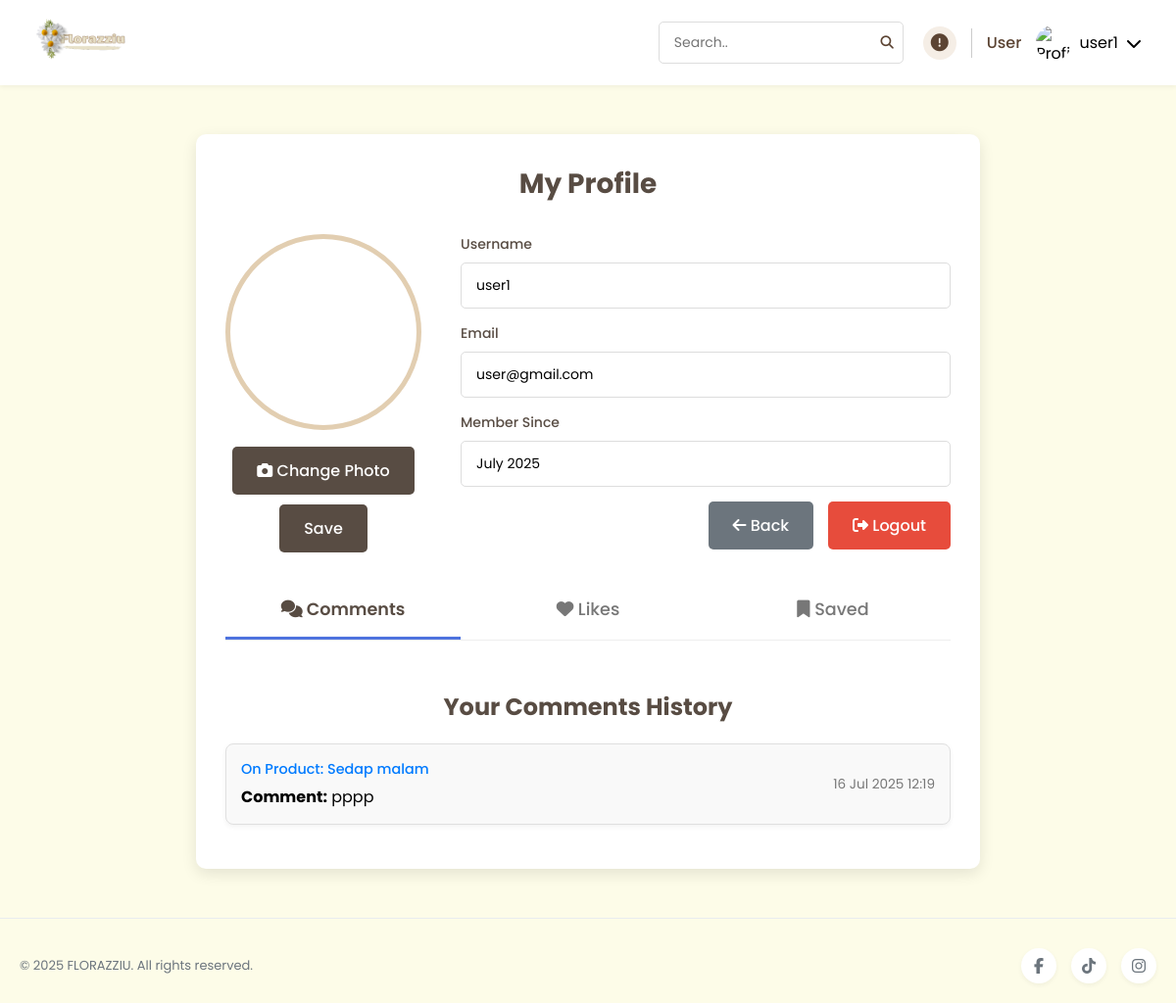
The page /flower_shop/users/profile.php (signed in) on the database its author committed.
### tables this page shows
CREATE TABLE `users` (
  `id` int(11) NOT NULL,
  `username` varchar(50) NOT NULL,
  `password` varchar(255) NOT NULL,
  `email` varchar(100) NOT NULL,
  `full_name` varchar(100) DEFAULT NULL,
  `profile_picture` varchar(255) DEFAULT NULL,
  `created_at` timestamp NOT NULL DEFAULT current_timestamp(),
  `updated_at` timestamp NOT NULL DEFAULT current_timestamp() ON UPDATE current_timestamp(),
  `role` enum('user','admin') DEFAULT 'user',
  `is_verified` tinyint(1) DEFAULT 0
);

CREATE TABLE `comments` (
  `id` int(11) NOT NULL,
  `product_id` int(11) NOT NULL,
  `user_id` int(11) NOT NULL,
  `comment` text NOT NULL,
  `rating` tinyint(1) DEFAULT NULL,
  `created_at` timestamp NOT NULL DEFAULT current_timestamp(),
  `updated_at` timestamp NOT NULL DEFAULT current_timestamp() ON UPDATE current_timestamp(),
  `username` varchar(255) NOT NULL
);

CREATE TABLE `products` (
  `id` int(11) NOT NULL,
  `name` varchar(255) NOT NULL,
  `color` varchar(50) NOT NULL,
  `price` decimal(10,2) NOT NULL,
  `description` text DEFAULT NULL,
  `image` varchar(255) NOT NULL,
  `created_at` timestamp NOT NULL DEFAULT current_timestamp(),
  `updated_at` timestamp NOT NULL DEFAULT current_timestamp() ON UPDATE current_timestamp(),
  `category` varchar(50) NOT NULL DEFAULT 'produk',
  `image_path` varchar(255) DEFAULT NULL
);

### flower_shop/users/profile.php (the view, shortened to what this page needs)
<?php
require '../config/database.php';
$stmt = $pdo->prepare("SELECT username, profile_picture, email, created_at FROM users WHERE id = ?");
$stmt->execute([$_SESSION['user_id']]);
$user = $stmt->fetch();
$user_id = $_SESSION['user_id'] ?? 0;
$stmt_comments = $pdo->prepare("
    SELECT c.comment, c.created_at, p.name as product_name, p.id as product_id
    FROM comments c
    JOIN products p ON c.product_id = p.id
    WHERE c.user_id = ?
    ORDER BY c.created_at DESC
");
$stmt_comments->execute([$user_id]);
$user_comments = $stmt_comments->fetchAll(PDO::FETCH_ASSOC);
?>
<!DOCTYPE html>
<html lang="en">
<head>
    <link rel="stylesheet" href="https://cdnjs.cloudflare.com/ajax/libs/font-awesome/6.0.0/css/all.min.css">
    <link rel="stylesheet" href="../assets/css/style.css">
</head>
<body>
    <?php include '../includes/header.php'; ?>
    <main class="container">
        <div class="profile-container">
            <div class="profile-header">
                <h1>My Profile</h1>
            </div>
            <div class="profile-content">
                <div class="profile-picture">
                    <img src="../assets/uploads/<?= htmlspecialchars($user['profile_picture'] ?? 'default.jpg') ?>"
                                alt="Profile Picture"
                                onerror="this.src='../assets/uploads/default.jpg'">
                    <form method="POST" enctype="multipart/form-data" class="mt-3">
                        <label for="profile_picture" class="btn btn-primary">
                            <i class="fas fa-camera"></i> Change Photo
                        </label>
                        <button type="submit" class="btn btn-primary">Save</button>
                    </form>
                </div>
                <div class="profile-form">
                    <div class="form-group">
                        <label>Username</label>
                        <input type="text" value="<?= htmlspecialchars($user['username']) ?>" readonly>
                    </div>
                    <div class="form-group">
                        <label>Email</label>
                        <input type="email" value="<?= htmlspecialchars($_SESSION['email'] ?? '') ?>" readonly>
                    </div>
                    <div class="form-group">
                        <label>Member Since</label>
                        <input type="text" value="<?= date('F Y', strtotime($_SESSION['created_at'] ?? 'now')) ?>" readonly>
                    </div>
                    <div class="form-actions">
                        <a href="../index.php" class="btn btn-secondary">
                            <i class="fas fa-arrow-left"></i> Back
                        </a>
                        <a href="../auth/logout.php" class="btn btn-danger">
                            <i class="fas fa-sign-out-alt"></i> Logout
                        </a>
                    </div>
                </div>
            </div>
            <div class="profile-tabs">
                <button class="tab-button active" data-tab="comments"><i class="fas fa-comments"></i> Comments</button>
                <button class="tab-button" data-tab="likes"><i class="fas fa-heart"></i> Likes</button>
                <button class="tab-button" data-tab="saved"><i class="fas fa-bookmark"></i> Saved</button>
            </div>
            <div id="comments" class="tab-content active">
                <h2>Your Comments History</h2>
                <?php if (!empty($user_comments)): ?>
                    <?php foreach ($user_comments as $comment): ?>
                        <div class="comment-item-profile">
                            <div class="comment-info">
                                <a href="../products/product-detail.php?id=<?= $comment['product_id'] ?>" class="comment-product-link">
                                    On Product: <?= htmlspecialchars($comment['product_name']) ?>
                                </a>
                                <p><strong>Comment:</strong> <?= htmlspecialchars($comment['comment']) ?></p>
                            </div>
                            <div class="comment-date"><?= date('d M Y H:i', strtotime($comment['created_at'])) ?></div>
                        </div>
                    <?php endforeach; ?>
                <?php else: ?>
                    <div class="no-content-message">
                        You haven't made any comments yet.
                    </div>
                <?php endif; ?>
            </div>
        </div>
    </main>
    <?php include '../includes/footer.php'; ?>
</body>
</html>

### flower_shop/assets/css/style.css (style rules this page uses)
* { margin: 0; padding: 0; box-sizing: border-box; font-family: 'Poppins', sans-serif; }
body { background-color: #FDFCE8; }
.btn { padding: 12px 25px; border-radius: 5px; cursor: pointer; text-decoration: none; transition: all 0.3s ease; font-weight: 500; font-size: 16px; display: inline-flex; align-items: center; justify-content: center; white-space: nowrap; box-sizing: border-box; }
.btn-primary { display: inline-block; padding: 12px 25px; background-color: #584C43; color: white; text-decoration: none; border-radius: 5px; transition: all 0.3s; }
.comments-actions, .form-actions { display: flex; justify-content: flex-end; gap: 15px; margin: auto; position: relative; }
.form-actions a, .form-actions button { color: white; padding: 12px 25px; border: none; border-radius: 5px; font-size: 16px; font-weight: 500; cursor: pointer; transition: all 0.3s; text-decoration: none; display: inline-block; }
.form-group { margin-bottom: 20px; }
.form-group label { display: block; margin-bottom: 8px; font-weight: 500; color: #584C43; }
.form-group input, .form-group textarea { width: 100%; padding: 10px 15px; border: 1px solid #ddd; border-radius: 5px; font-family: 'Poppins', sans-serif; font-size: 16px; }
.form-group { margin-bottom: 15px; }
.form-group label { display: block; margin-bottom: 8px; font-weight: 500; color: #584C43; font-size: 14px; }
.form-group input { width: 100%; padding: 12px 15px; border: 1px solid #ddd; border-radius: 5px; font-family: 'Poppins', sans-serif; font-size: 14px; transition: all 0.3s; box-sizing: border-box; }

### flower_shop/users/profile.php (style rules this page uses)
.profile-container { max-width: 800px; margin: 50px auto; padding: 30px; background: white; border-radius: 10px; box-shadow: 0 5px 15px rgba(0,0,0,0.1); }
.profile-header { text-align: center; margin-bottom: 30px; }
.profile-header h1 { color: #584C43; font-size: 28px; }
.profile-content { display: flex; flex-wrap: wrap; gap: 40px; margin-bottom: 30px; }
.profile-picture { flex: 0 0 200px; text-align: center; }
.profile-picture img { width: 200px; height: 200px; border-radius: 50%; object-fit: cover; border: 5px solid #E2CEB1; }
.profile-form { flex: 1; min-width: 250px; }
.form-group { margin-bottom: 20px; }
.form-group label { display: block; margin-bottom: 8px; color: #584C43; font-weight: 500; }
.form-group input { width: 100%; padding: 10px 15px; border: 1px solid #E2CEB1; border-radius: 5px; font-family: 'Poppins', sans-serif; }
.btn { padding: 10px 20px; border: none; border-radius: 5px; font-family: 'Poppins', sans-serif; font-weight: 500; cursor: pointer; transition: all 0.3s; }
.btn-primary { margin-top: 10px; background-color: #4E73DE; color: white; }
.btn-secondary { background-color: #6c757d; color: white; }
.btn-danger { background-color: #e74c3c; color: white; }
.form-actions { display: flex; gap: 10px; flex-wrap: wrap; }
.profile-tabs { display: flex; justify-content: space-around; border-bottom: 1px solid #eee; margin-bottom: 30px; gap: 10px; flex-wrap: wrap; }
.tab-button { flex: 1; min-width: 120px; background: none; border: none; padding: 15px 10px; cursor: pointer; font-size: 1.1em; font-weight: 500; color: #777; border-bottom: 3px solid transparent; transition: all 0.3s ease; text-align: center; }
.tab-button.active { color: #584C43; border-bottom-color: #4E73DE; font-weight: 600; }
.tab-content { display: none; padding-top: 20px; }
.tab-content.active { display: block; }
.tab-content h2 { color: #584C43; font-size: 24px; margin-bottom: 20px; text-align: center; }
.comment-item-profile, .product-item-profile { background-color: #f9f9f9; border: 1px solid #e0e0e0; border-radius: 8px; padding: 15px; margin-bottom: 15px; box-shadow: 0 2px 5px rgba(0,0,0,0.05); display: flex; justify-content: space-between; align-items: center; transition: transform 0.2s ease, box-shadow 0.2s ease; }
.comment-item-profile .comment-product-link { font-size: 0.9em; color: #007bff; text-decoration: none; display: block; margin-bottom: 5px; font-weight: 500; }
.comment-item-profile .comment-date { font-size: 0.85em; color: #777; text-align: right; }

### rows shown on the page
users: username "user1"
comments: product.name "Sedap malam", comment "pppp", created_at "16 Jul 2025 12:19"

### other values the page prints
$_SESSION['username'] "user1"
